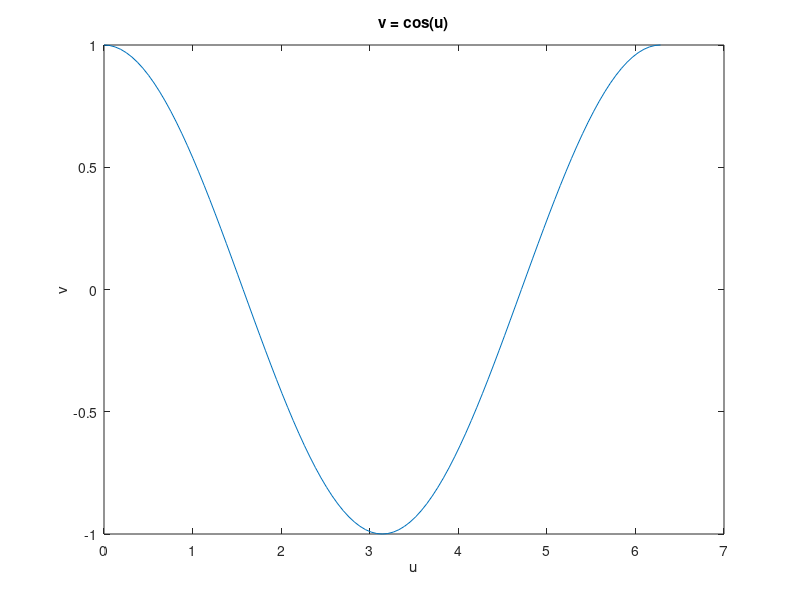

Write MATLAB code to recreate this figure.
%again randomly named orangecleaner for no reason, but is cleaner than orange alone

n = 101;
u = linspace(0,2*pi,n);
v = cos(u);
plot(u,v)
xlabel('u'); ylabel('v'); title('v = cos(u)')
